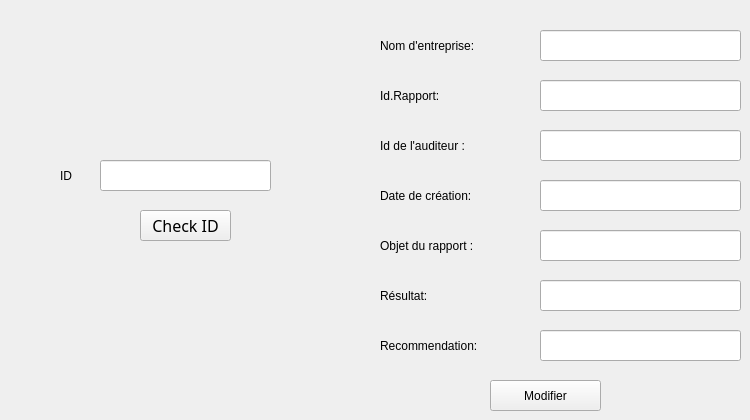
      <widget class="QWidget" name="tab_2">
       <attribute name="title">
        <string>Modifier un rapport</string>
       </attribute>
       <widget class="QLabel" name="label_24">
        <property name="geometry">
         <rect>
          <x>380</x>
          <y>230</y>
          <width>141</width>
          <height>31</height>
         </rect>
        </property>
        <property name="text">
         <string>Objet du rapport :</string>
        </property>
       </widget>
       <widget class="QPushButton" name="pushButton_modifier">
        <property name="geometry">
         <rect>
          <x>490</x>
          <y>380</y>
          <width>111</width>
          <height>31</height>
         </rect>
        </property>
        <property name="cursor">
         <cursorShape>PointingHandCursor</cursorShape>
        </property>
        <property name="styleSheet">
         <string notr="true"/>
        </property>
        <property name="text">
         <string>Modifier</string>
        </property>
       </widget>
       <widget class="QLineEdit" name="lineEdit_idauditeur_2">
        <property name="geometry">
         <rect>
          <x>540</x>
          <y>130</y>
          <width>201</width>
          <height>31</height>
         </rect>
        </property>
       </widget>
       <widget class="QLabel" name="label_25">
        <property name="geometry">
         <rect>
          <x>380</x>
          <y>330</y>
          <width>151</width>
          <height>31</height>
         </rect>
        </property>
        <property name="text">
         <string>Recommendation:</string>
        </property>
       </widget>
       <widget class="QLabel" name="label_26">
        <property name="geometry">
         <rect>
          <x>380</x>
          <y>180</y>
          <width>151</width>
          <height>31</height>
         </rect>
        </property>
        <property name="text">
         <string>Date de création:</string>
        </property>
       </widget>
       <widget class="QLineEdit" name="lineEdit_recommendation_2">
        <property name="geometry">
         <rect>
          <x>540</x>
          <y>330</y>
          <width>201</width>
          <height>31</height>
         </rect>
        </property>
       </widget>
       <widget class="QLineEdit" name="lineEdit_idrapport_2">
        <property name="geometry">
         <rect>
          <x>540</x>
          <y>80</y>
          <width>201</width>
          <height>31</height>
         </rect>
        </property>
       </widget>
       <widget class="QLineEdit" name="lineEdit_objet_2">
        <property name="geometry">
         <rect>
          <x>540</x>
          <y>230</y>
          <width>201</width>
          <height>31</height>
         </rect>
        </property>
       </widget>
       <widget class="QLabel" name="label_27">
        <property name="geometry">
         <rect>
          <x>380</x>
          <y>280</y>
          <width>91</width>
          <height>31</height>
         </rect>
        </property>
        <property name="text">
         <string>Résultat:</string>
        </property>
       </widget>
       <widget class="QLabel" name="label_28">
        <property name="geometry">
         <rect>
          <x>380</x>
          <y>80</y>
          <width>131</width>
          <height>31</height>
         </rect>
        </property>
        <property name="text">
         <string>Id.Rapport:</string>
        </property>
       </widget>
       <widget class="QLineEdit" name="lineEdit_result_2">
        <property name="geometry">
         <rect>
          <x>540</x>
          <y>280</y>
          <width>201</width>
          <height>31</height>
         </rect>
        </property>
       </widget>
       <widget class="QLabel" name="label_29">
        <property name="geometry">
         <rect>
          <x>380</x>
          <y>130</y>
          <width>131</width>
          <height>31</height>
         </rect>
        </property>
        <property name="text">
         <string>Id de l'auditeur :</string>
        </property>
       </widget>
       <widget class="QLineEdit" name="lineEdit_date_2">
        <property name="geometry">
         <rect>
          <x>540</x>
          <y>180</y>
          <width>201</width>
          <height>31</height>
         </rect>
        </property>
       </widget>
       <widget class="QPushButton" name="pushButton_check">
        <property name="geometry">
         <rect>
          <x>140</x>
          <y>210</y>
          <width>91</width>
          <height>31</height>
         </rect>
        </property>
        <property name="font">
         <font>
          <family>Bell MT</family>
          <pointsize>12</pointsize>
          <italic>false</italic>
          <bold>false</bold>
         </font>
        </property>
        <property name="styleSheet">
         <string notr="true"/>
        </property>
        <property name="text">
         <string>Check ID</string>
        </property>
       </widget>
       <widget class="QLabel" name="label_22">
        <property name="geometry">
         <rect>
          <x>60</x>
          <y>160</y>
          <width>31</width>
          <height>32</height>
         </rect>
        </property>
        <property name="text">
         <string>ID</string>
        </property>
       </widget>
       <widget class="QLineEdit" name="lineEdit_check">
        <property name="geometry">
         <rect>
          <x>100</x>
          <y>160</y>
          <width>171</width>
          <height>31</height>
         </rect>
        </property>
       </widget>
       <widget class="QLabel" name="label_32">
        <property name="geometry">
         <rect>
          <x>380</x>
          <y>30</y>
          <width>151</width>
          <height>31</height>
         </rect>
        </property>
        <property name="text">
         <string>Nom d'entreprise:</string>
        </property>
       </widget>
       <widget class="QLineEdit" name="lineEdit_nomentrep_2">
        <property name="geometry">
         <rect>
          <x>540</x>
          <y>30</y>
          <width>201</width>
          <height>31</height>
         </rect>
        </property>
       </widget>
      </widget>
